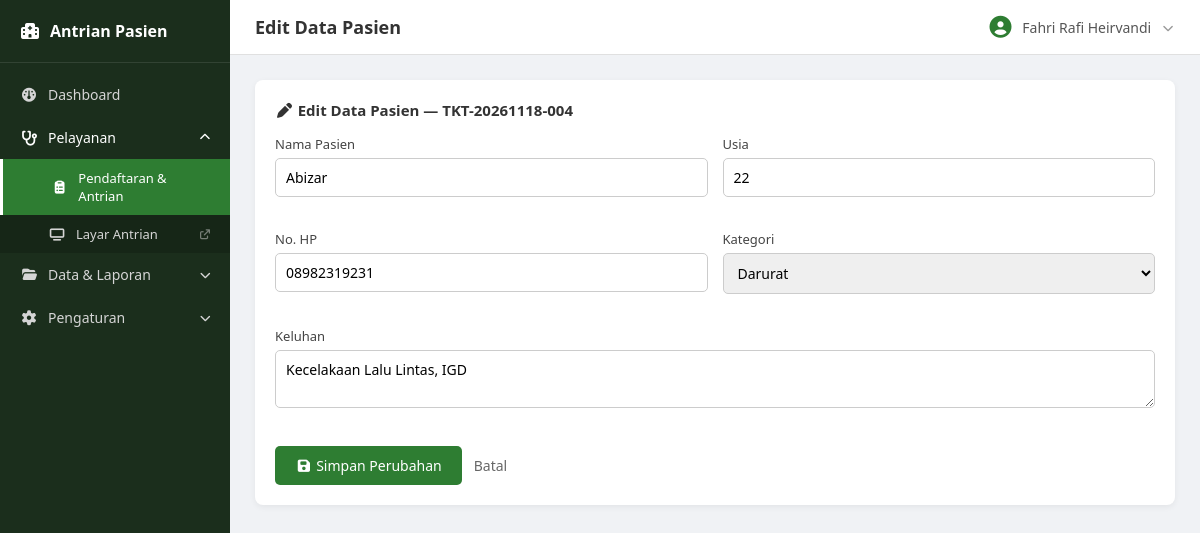
The app's page /admin/edit_pasien.php?id=25 (signed in) with its own data.
### tables this page shows
CREATE TABLE `pasien` (
  `id` int(11) NOT NULL,
  `no_tiket` varchar(20) NOT NULL,
  `nama` varchar(100) NOT NULL,
  `usia` int(11) NOT NULL,
  `no_hp` varchar(20) DEFAULT NULL,
  `keluhan` varchar(255) DEFAULT NULL,
  `kategori` enum('darurat','prioritas','reguler') NOT NULL DEFAULT 'reguler',
  `status` enum('menunggu','dipanggil','selesai') NOT NULL DEFAULT 'menunggu',
  `created_at` timestamp NOT NULL DEFAULT current_timestamp(),
  `updated_at` timestamp NULL DEFAULT NULL ON UPDATE current_timestamp()
);

### admin/edit_pasien.php (the view, shortened to what this page needs)
<?php
include 'includes/header.php';
$id = $_GET['id'] ?? null;
$stmt = $pdo->prepare("SELECT * FROM pasien WHERE id = ?");
$stmt->execute([$id]);
$pasien = $stmt->fetch();
?>
<div class="form-section">
    <h4><i class="fa-solid fa-pen"></i> Edit Data Pasien — <?= htmlspecialchars($pasien['no_tiket']) ?></h4>
    <form action="proses/update_pasien.php" method="POST" class="form-grid">
        <div class="form-group">
            <label>Nama Pasien</label>
            <input type="text" name="nama" value="<?= htmlspecialchars($pasien['nama']) ?>" required>
        </div>
        <div class="form-group">
            <label>Usia</label>
            <input type="number" name="usia" min="0" value="<?= $pasien['usia'] ?>" required>
        </div>
        <div class="form-group">
            <label>No. HP</label>
            <input type="text" name="no_hp" value="<?= htmlspecialchars($pasien['no_hp']) ?>">
        </div>
        <div class="form-group">
            <label>Kategori</label>
            <select name="kategori" required>
                <option value="darurat" <?= $pasien['kategori'] === 'darurat' ? 'selected' : '' ?>>Darurat</option>
            </select>
        </div>
        <div class="form-group full">
            <label>Keluhan</label>
            <textarea name="keluhan" rows="2"><?= htmlspecialchars($pasien['keluhan']) ?></textarea>
        </div>
        <div class="form-actions full">
            <button type="submit" class="btn-submit"><i class="fa-solid fa-floppy-disk"></i> Simpan Perubahan</button>
            <a href="pendaftaran.php" class="btn-cancel">Batal</a>
        </div>
    </form>
</div>
<?php include 'includes/footer.php'; ?>

### css/style.css (style rules this page uses)
* { margin: 0; padding: 0; box-sizing: border-box; font-family: 'Segoe UI', Arial, sans-serif; }
body { background-color: #f0f2f5; }
.form-group { margin-bottom: 18px; }
.form-group label { display: block; margin-bottom: 6px; font-size: 14px; color: #444444; }

### css/admin.css (style rules this page uses)
.form-section, .table-section, .filter-section { background-color: #ffffff; border-radius: 8px; padding: 20px; margin-bottom: 20px; box-shadow: 0 2px 6px rgba(0, 0, 0, 0.06); }
.form-section h4, .table-section h4 { margin-bottom: 15px; color: #333333; font-size: 15px; }
.form-grid { display: grid; grid-template-columns: 1fr 1fr; gap: 15px; }
.form-grid .full { grid-column: span 2; }
.form-group label { display: block; font-size: 13px; margin-bottom: 5px; color: #444444; }
.form-group input, .form-group select, .form-group textarea { width: 100%; padding: 9px 10px; border: 1px solid #cccccc; border-radius: 5px; font-size: 14px; }
.btn-submit { grid-column: span 2; background-color: #2e7d32; color: #ffffff; border: none; padding: 10px; border-radius: 5px; cursor: pointer; font-size: 14px; width: fit-content; padding-left: 20px; padding-right: 20px; }
.form-actions { display: flex; align-items: center; gap: 12px; }
.btn-cancel { color: #666666; text-decoration: none; font-size: 14px; }

### records on screen
pasien: no_tiket "TKT-20261118-004", nama "Abizar", usia "22", no_hp "08982319231", kategori "Darurat", keluhan "Kecelakaan Lalu Lintas, IGD"

### other values on screen
$pageTitle "Edit Data Pasien"
$_SESSION['nama'] "Fahri Rafi Heirvandi"
